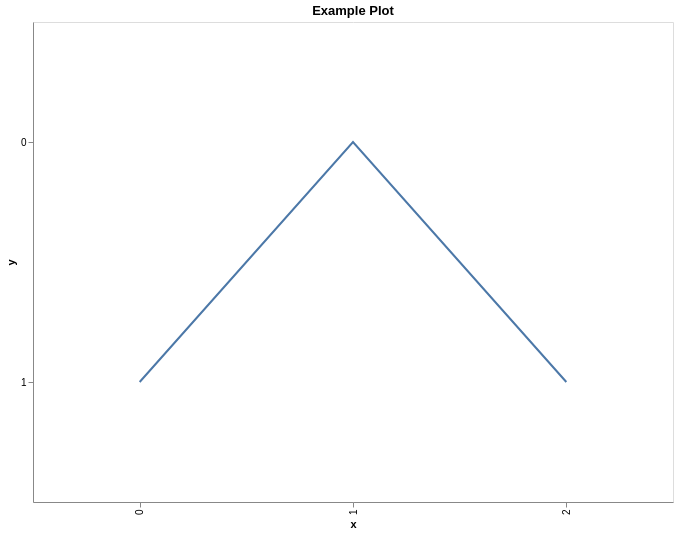

Express this chart as Vega-Lite.
### Vega-Lite specification from a JSON file in a GitHub repository (floating-point values rounded to 4 significant figures)
{"$schema": "https://vega.github.io/schema/vega-lite/v2.json", "data": {"values": [{"x": 0, "y": 1}, {"x": 1, "y": 0}, {"x": 2, "y": 1}]}, "description": "An example plot to show you how to use this package", "encoding": {"x": {"field": "x", "type": "ordinal"}, "y": {"field": "y", "type": "ordinal"}}, "height": 480, "mark": "line", "name": "HelloWorld", "title": "Example Plot", "width": 640}
